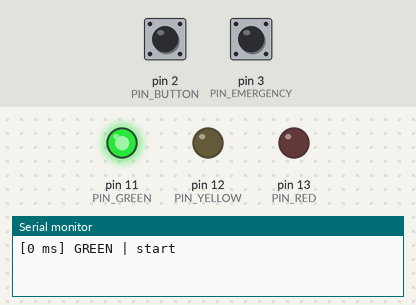
A sketch run on a simulated Arduino Uno, built with avr-gcc and run on an emulated ATmega328P. Shown: output pins drawn as LEDs (lit = HIGH), the last lines printed to the serial monitor. Dashed ring = blinking. The inputs (shaded band) are chosen by the test bench; at power-on: pin 3 (PIN_EMERGENCY) HIGH, pin 2 (PIN_BUTTON) HIGH.

Above: at 1.2 s.
1.3 s: pin 3 (PIN_EMERGENCY) pulled LOW for 1 s
At 1.55 s:
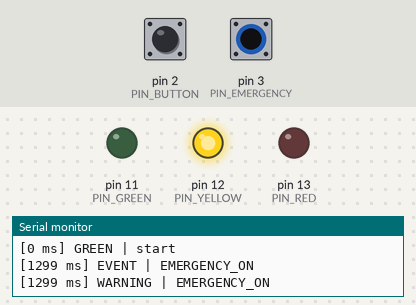
3.8 s: pin 2 (PIN_BUTTON) pulled LOW for 3.2 s
At 7.79 s:
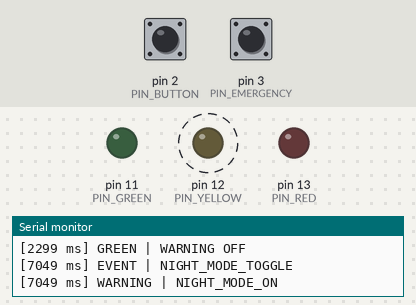
Timing chart, 0 to 15.0 s (numbered marks = the images above; inputs shaded):
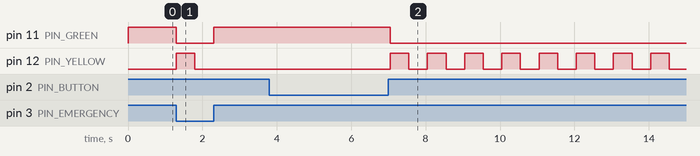

The sketch:

traffic_light_switch.ino
```cpp
// Светофор, метод 1 (switch-case).
// Пины: 13 Red, 12 Yellow, 11 Green, 2 кнопка, 3 EMERGENCY (замкнуть на GND = авария).
// Короткое нажатие = пешеходный запрос (в Green), удержание >= 2 с = ночной режим.

const int PIN_RED = 13, PIN_YELLOW = 12, PIN_GREEN = 11, PIN_BUTTON = 2, PIN_EMERGENCY = 3;

enum State { S_GREEN, S_YELLOW, S_RED, S_WARNING };
const char* names[] = { "GREEN", "YELLOW", "RED", "WARNING" };

State currentState = S_GREEN;
unsigned long stateStart = 0, duration = 0;
bool pedRequest = false, emergency = false, nightMode = false;

// Лог: timestamp, что произошло, причина
void logMsg(const char* what, const char* info) {
  Serial.print('['); Serial.print(millis()); Serial.print(" ms] ");
  Serial.print(what); Serial.print(" | "); Serial.println(info);
}

// Светодиоды по состоянию
void setOutputsForState(State s) {
  digitalWrite(PIN_RED, s == S_RED);
  digitalWrite(PIN_GREEN, s == S_GREEN);
  digitalWrite(PIN_YELLOW, s != S_GREEN && s != S_RED);
}

void goToState(State s, unsigned long dur, const char* reason) {
  currentState = s;
  stateStart = millis();
  duration = dur;
  setOutputsForState(s);
  logMsg(names[s], reason);
}

// Кнопка (антидребезг 50 мс) и вход аварии
void readInputs() {
  static bool lastRaw = false, pressed = false;
  static unsigned long lastChange = 0, pressStart = 0;

  bool raw = (digitalRead(PIN_BUTTON) == LOW);
  if (raw != lastRaw) { lastRaw = raw; lastChange = millis(); }
  if (millis() - lastChange >= 50 && raw != pressed) {   // сигнал стабилен 50 мс
    pressed = raw;
    if (pressed) pressStart = millis();
    else if (millis() - pressStart >= 2000) {            // отпустили после долгого нажатия
      nightMode = !nightMode;
      logMsg("EVENT", "NIGHT_MODE_TOGGLE");
    } else if (currentState == S_GREEN) {                // отпустили после короткого
      pedRequest = true;
      logMsg("EVENT", "PED_REQUEST");
    }
  }

  bool em = (digitalRead(PIN_EMERGENCY) == LOW);
  if (em != emergency) {
    emergency = em;
    logMsg("EVENT", em ? "EMERGENCY_ON" : "EMERGENCY_OFF");
  }
}

void setup() {
  pinMode(PIN_RED, OUTPUT);
  pinMode(PIN_YELLOW, OUTPUT);
  pinMode(PIN_GREEN, OUTPUT);
  pinMode(PIN_BUTTON, INPUT_PULLUP);
  pinMode(PIN_EMERGENCY, INPUT_PULLUP);
  Serial.begin(9600);
  goToState(S_GREEN, 10000, "start");
}

void loop() {
  readInputs();

  // Авария или ночной режим -> сразу мигающий жёлтый из любого состояния
  if ((emergency || nightMode) && currentState != S_WARNING) {
    pedRequest = false;
    goToState(S_WARNING, 500, emergency ? "EMERGENCY_ON" : "NIGHT_MODE_ON");
  }

  bool expired = (millis() - stateStart >= duration);

  switch (currentState) {
    case S_GREEN:
      if (expired) goToState(S_YELLOW, 3000, "TIMER");
      break;
    case S_YELLOW:
      if (expired) {
        if (pedRequest) { pedRequest = false; goToState(S_RED, 15000, "TIMER + pedestrian time"); }
        else goToState(S_RED, 10000, "TIMER");
      }
      break;
    case S_RED:
      if (expired) goToState(S_GREEN, 10000, "TIMER");
      break;
    case S_WARNING:
      if (!emergency && !nightMode) goToState(S_GREEN, 10000, "WARNING OFF");
      else if (expired) {   // мигание каждые 500 мс
        stateStart = millis();
        digitalWrite(PIN_YELLOW, !digitalRead(PIN_YELLOW));
      }
      break;
    default:
      nightMode = true;   // ошибка -> безопасный режим (мигающий жёлтый)
      break;
  }
}
```

Measured:
- after the input at 1.3 s, pin 11 (PIN_GREEN): HIGH → LOW at once, → HIGH 1.0 s later; pin 12 (PIN_YELLOW): LOW → HIGH at once, → LOW 0.50 s later
- after the input at 3.8 s, pin 11 (PIN_GREEN): HIGH → LOW after 3.2 s instead of 8.5 s
